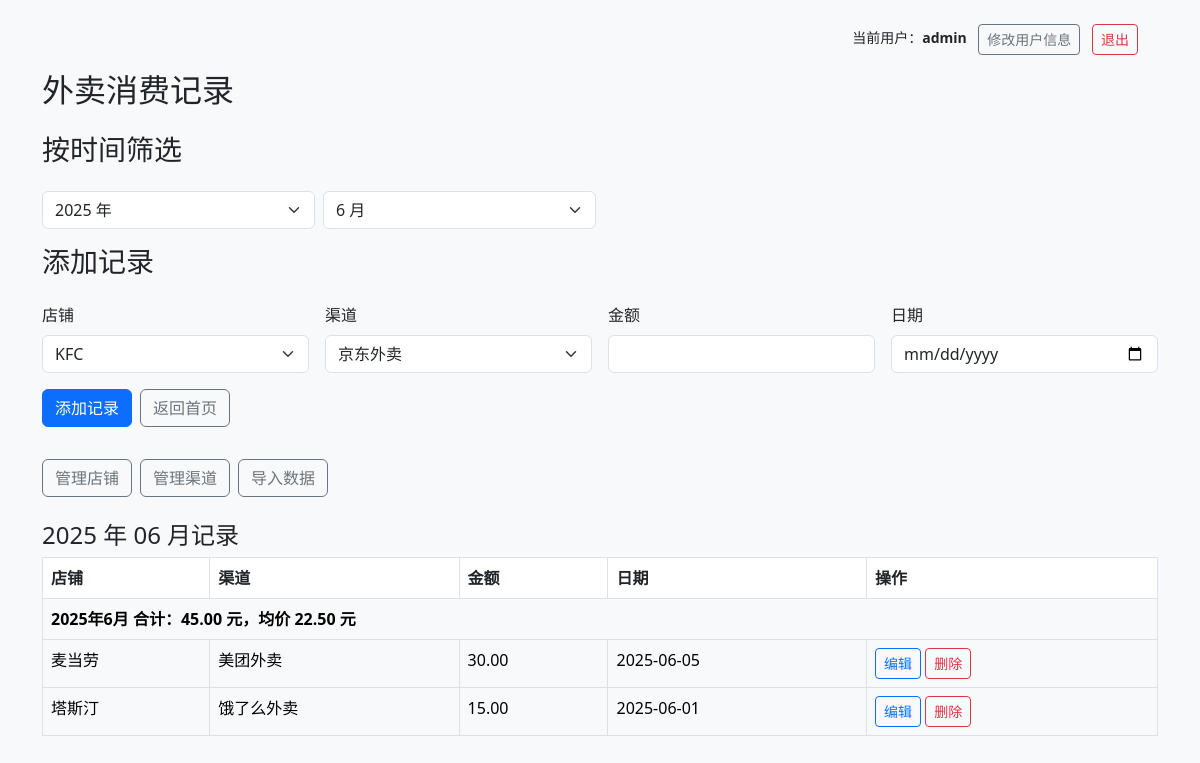
Screenshot of /takeout_index.php (signed in) with the database file from the repository.
### tables this page shows
CREATE TABLE `takeout_records` (
  `id` int(11) NOT NULL AUTO_INCREMENT,
  `shop_id` int(11) NOT NULL,
  `channel_id` int(11) NOT NULL,
  `price` decimal(10,2) NOT NULL,
  `purchase_date` date NOT NULL,
  `created_at` timestamp NOT NULL DEFAULT CURRENT_TIMESTAMP,
  PRIMARY KEY (`id`),
  KEY `shop_id` (`shop_id`),
  KEY `channel_id` (`channel_id`)
);

CREATE TABLE `takeout_shops` (
  `id` int(11) NOT NULL AUTO_INCREMENT,
  `name` varchar(100) NOT NULL,
  PRIMARY KEY (`id`),
  UNIQUE KEY `name` (`name`)
);

CREATE TABLE `takeout_channels` (
  `id` int(11) NOT NULL AUTO_INCREMENT,
  `name` varchar(100) NOT NULL,
  PRIMARY KEY (`id`),
  UNIQUE KEY `name` (`name`)
);

### takeout_index.php (the view, shortened to what this page needs)
<?php require 'db.php';
$currentYear = date('Y');
$currentMonth = date('m');
$selectedYear = $_GET['year'] ?? $currentYear;
$selectedMonth = $_GET['month'] ?? $currentMonth;
$yearList = $pdo->query("SELECT DISTINCT YEAR(purchase_date) AS y FROM takeout_records ORDER BY y DESC")
                ->fetchAll(PDO::FETCH_COLUMN);
$whereSQL = '';
$params = [];
if ($selectedYear !== 'all') {
    $whereSQL .= "YEAR(r.purchase_date) = ?";
    $params[] = (int)$selectedYear;
}
if ($selectedMonth !== 'all') {
    if ($whereSQL !== '') $whereSQL .= " AND ";
    $whereSQL .= "MONTH(r.purchase_date) = ?";
    $params[] = (int)$selectedMonth;
}
$whereClause = $whereSQL ? "WHERE $whereSQL" : '';
?>
<!DOCTYPE html>
<html lang="zh-CN">
<head>
  <link href="https://cdn.jsdelivr.net/npm/bootstrap@5.3.0/dist/css/bootstrap.min.css" rel="stylesheet">
  <link rel="stylesheet" href="theme.css">
</head>
<body class="bg-light">
<div class="container py-4">
  <?php include 'header_user.php'; ?>
  <h2 class="mb-4">外卖消费记录</h2>
  <h3 class="mb-4">按时间筛选</h3>
  <form method="get" class="row g-2 mb-3">
    <div class="col-md-3">
      <select name="year" class="form-select" onchange="this.form.submit()">
        <?php foreach ($yearList as $y): ?>
          <option value="<?= $y ?>" <?= $y == $selectedYear ? 'selected' : '' ?>><?= $y ?> 年</option>
        <?php endforeach; ?>
      </select>
    </div>
    <div class="col-md-3">
      <select name="month" class="form-select" onchange="this.form.submit()">
        <?php for ($m = 1; $m <= 12; $m++):
          $val = str_pad($m, 2, '0', STR_PAD_LEFT); ?>
          <option value="<?= $val ?>" <?= $val == $selectedMonth ? 'selected' : '' ?>><?= $m ?> 月</option>
        <?php endfor; ?>
      </select>
    </div>
  </form>
  <h3 class="mb-4">添加记录</h3>
  <form method="post" action="takeout_add_record.php" class="row g-3 mb-4">
    <div class="col-md-3">
      <label class="form-label">店铺</label>
      <select name="shop_id" class="form-select" required>
        <?php include 'takeout_get_shops.php'; ?>
      </select>
    </div>
    <div class="col-md-3">
      <label class="form-label">渠道</label>
      <select name="channel_id" class="form-select" required>
        <?php include 'takeout_get_channels.php'; ?>
      </select>
    </div>
    <div class="col-md-3">
      <label class="form-label">金额</label>
      <input type="number" name="price" step="0.01" class="form-control" required>
    </div>
    <div class="col-md-3">
      <label class="form-label">日期</label>
      <input type="date" name="purchase_date" class="form-control" required>
    </div>
<div class="col-12 d-flex flex-wrap gap-2">
  <button class="btn btn-primary">添加记录</button>
  <a href="index.php" class="btn btn-outline-secondary">返回首页</a>
  <a href="takeout_shops.php" class="btn btn-outline-secondary">管理店铺</a>
  <a href="takeout_channels.php" class="btn btn-outline-secondary">管理渠道</a>
  <a href="import_takeout.php" class="btn btn-outline-secondary">导入数据</a>
</div>
  </form>
  <h4>
    <?php
    if ($selectedYear === 'all' && $selectedMonth === 'all') echo "全部记录";
    elseif ($selectedMonth === 'all') echo "{$selectedYear} 年全部记录";
    elseif ($selectedYear === 'all') echo "{$selectedMonth} 月所有年份记录";
    else echo "{$selectedYear} 年 {$selectedMonth} 月记录";
    ?>
  </h4>
  <table class="table table-bordered">
    <thead>
      <tr>
        <th>店铺</th>
        <th>渠道</th>
        <th>金额</th>
        <th>日期</th>
        <th>操作</th>
      </tr>
    </thead>
    <tbody>
      <?php
      $stmt = $pdo->prepare("
        SELECT r.*, s.name AS shop, c.name AS channel
        FROM takeout_records r
        JOIN takeout_shops s ON r.shop_id = s.id
        JOIN takeout_channels c ON r.channel_id = c.id
        $whereClause
        ORDER BY r.purchase_date DESC
      ");
      $stmt->execute($params);
      $records = $stmt->fetchAll();
      $grouped = [];
      foreach ($records as $r) {
        $key = date('Y-m', strtotime($r['purchase_date']));
        $grouped[$key][] = $r;
      }
      $bgColors = [
        'table-light', 'table-secondary', 'table-info', 'table-warning',
        'table-success', 'table-danger', 'table-primary', 'table-dark',
        'table-active', 'table-light', 'table-secondary', 'table-info'
      ];
      $i = 0;
      foreach ($grouped as $month => $items):
        $bg = $bgColors[$i % 12];
        $i++;
        $monthText = date('Y年n月', strtotime($month));
        $sum = array_sum(array_column($items, 'price'));
        $total = number_format($sum, 2);
        $count = count($items);
        $avg = $count > 0 ? number_format($sum / $count, 2) : '0.00';
      ?>
      <tr class="<?= $bg ?> fw-bold">
        <td colspan="5"><?= $monthText ?> 合计：<?= $total ?> 元，均价 <?= $avg ?> 元</td>
      </tr>
      <?php foreach ($items as $r): ?>
      <tr class="<?= $bg ?>">
        <td><?= htmlspecialchars($r['shop']) ?></td>
        <td><?= htmlspecialchars($r['channel']) ?></td>
        <td><?= number_format($r['price'], 2) ?></td>
        <td><?= htmlspecialchars($r['purchase_date']) ?></td>
        <td>
          <a href="takeout_edit_record.php?id=<?= $r['id'] ?>" class="btn btn-sm btn-outline-primary">编辑</a>
          <a href="takeout_delete_record.php?id=<?= $r['id'] ?>" class="btn btn-sm btn-outline-danger" onclick="return confirm('确定删除此记录？')">删除</a>
        </td>
      </tr>
      <?php endforeach; ?>
      <?php endforeach; ?>
    </tbody>
  </table>
</div>
</body>
</html>

### rows the page displays
takeout_records: takeout_shops.name "麦当劳", takeout_channels.name "美团外卖", price "30.00", purchase_date "2025-06-05"
takeout_records: takeout_shops.name "塔斯汀", takeout_channels.name "饿了么外卖", price "15.00", purchase_date "2025-06-01"

### other values shown
$_SESSION['username'] "admin"
$monthText "2025年6月"
$total "45.00"
$avg "22.50"
form field year "2025 年"
form field month "6 月"
form field shop_id "KFC"
form field channel_id "京东外卖"
